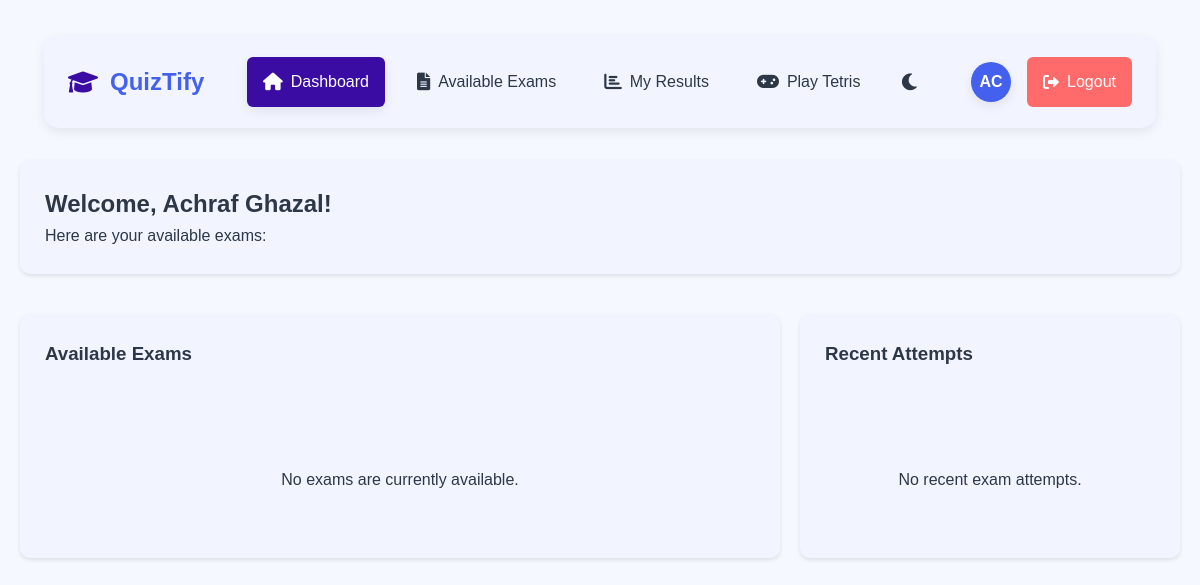
Page /student/dashboard.php (signed in) on the earlier database version.
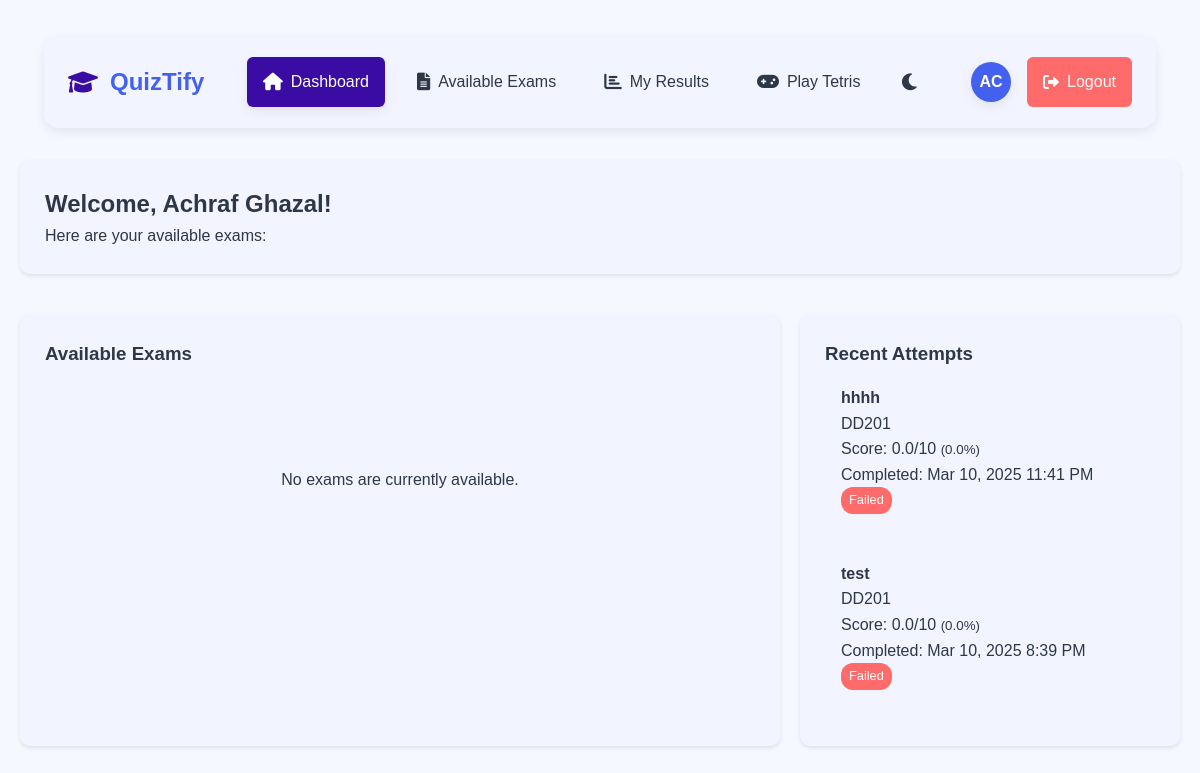
Same page on the later database version.
### tables this page shows
CREATE TABLE `exam_attempts` (
  `id` int(11) NOT NULL,
  `exam_id` int(11) NOT NULL,
  `student_id` int(11) NOT NULL,
  `start_time` datetime NOT NULL,
  `end_time` datetime DEFAULT NULL,
  `is_completed` tinyint(1) DEFAULT 0,
  `score` decimal(5,2) DEFAULT NULL,
  `graded_by` int(11) DEFAULT NULL,
  `created_at` timestamp NOT NULL DEFAULT current_timestamp(),
  `published` tinyint(1) NOT NULL DEFAULT 0,
  `teacher_feedback` text DEFAULT NULL,
  `graded_at` timestamp NULL DEFAULT NULL,
  `violations` int(11) DEFAULT 0
);

CREATE TABLE `exams` (
  `id` int(11) NOT NULL,
  `title` varchar(255) NOT NULL,
  `description` text DEFAULT NULL,
  `is_published` tinyint(1) NOT NULL DEFAULT 0,
  `start_date` datetime NOT NULL,
  `end_date` datetime NOT NULL,
  `created_by` int(11) NOT NULL,
  `created_at` timestamp NOT NULL DEFAULT current_timestamp(),
  `total_points` enum('10','20','40','100') NOT NULL DEFAULT '10',
  `attempts_allowed` int(11) NOT NULL DEFAULT 1,
  `passing_score` int(11) NOT NULL DEFAULT 60,
  `has_timer` tinyint(1) DEFAULT 0,
  `duration_minutes` int(11) DEFAULT NULL
);

CREATE TABLE `classrooms` (
  `id` int(11) NOT NULL,
  `teacher_id` int(11) NOT NULL,
  `name` varchar(100) NOT NULL,
  `department` varchar(100) NOT NULL,
  `description` text DEFAULT NULL,
  `created_at` timestamp NOT NULL DEFAULT current_timestamp()
);

### student/dashboard.php (the view, shortened to what this page needs)
<?php
try {
    $conn = getDBConnection();
    $student_id = $_SESSION['user_id'];
    $stmt = $conn->prepare("
        SELECT
            e.*,
            u.full_name as teacher_name,
            COUNT(DISTINCT q.id) as question_count,
            c.name as classroom_name,
            c.department,
            (
                SELECT COUNT(*)
                FROM exam_attempts
                WHERE exam_id = e.id AND student_id = ? AND is_completed = 1
            ) as attempts_taken,
            SUM(q.points) as total_points
        FROM exams e
        JOIN users u ON e.created_by = u.id
        JOIN exam_classrooms ec ON e.id = ec.exam_id
        JOIN classrooms c ON ec.classroom_id = c.id
        JOIN classroom_students cs ON c.id = cs.classroom_id
        LEFT JOIN questions q ON e.id = q.exam_id
        WHERE e.is_published = 1
        AND cs.student_id = ?
        AND e.end_date >= NOW()
        GROUP BY e.id
        ORDER BY e.start_date ASC
    ");
    $stmt->execute([$student_id, $student_id]);
    $availableExams = $stmt->fetchAll(PDO::FETCH_ASSOC);
    $stmt = $conn->prepare("
        SELECT
            ea.id as attempt_id,
            ea.start_time,
            ea.end_time,
            ea.score,
            e.title,
            e.total_points,
            c.name as classroom_name
        FROM exam_attempts ea
        JOIN exams e ON ea.exam_id = e.id
        JOIN exam_classrooms ec ON e.id = ec.exam_id
        JOIN classrooms c ON ec.classroom_id = c.id
        WHERE ea.student_id = ?
        AND ea.is_completed = 1
        ORDER BY ea.end_time DESC
        LIMIT 5
    ");
    $stmt->execute([$student_id]);
    $recentAttempts = $stmt->fetchAll(PDO::FETCH_ASSOC);
} catch (Exception $e) {
    error_log("Error in dashboard.php: " . $e->getMessage());
    $availableExams = [];
    $recentAttempts = [];
}
?>
<!DOCTYPE html>
<html lang="en">
<head>
    <link href='https://unpkg.com/boxicons@2.1.4/css/boxicons.min.css' rel='stylesheet'>
</head>
<body>
    <div class="container">
        <?php include '../includes/student-nav.php'; ?>
        <div class="content">
            <div class="welcome-section">
                <h2>Welcome, <?php echo htmlspecialchars($_SESSION['full_name']); ?>!</h2>
                <p>Here are your available exams:</p>
            </div>
            <div class="exam-list">
                <h3>Available Exams</h3>
                <?php if (empty($availableExams)): ?>
                    <div class="empty-state">
                        <i class='bx bx-book-open'></i>
                        <p>No exams are currently available.</p>
                    </div>
                <?php endif; ?>
            </div>
            <div class="recent-attempts">
                <h3>Recent Attempts</h3>
                <?php if (!empty($recentAttempts)): ?>
                    <?php foreach ($recentAttempts as $attempt): ?>
                        <div class="attempt-card">
                            <h4><?php echo htmlspecialchars($attempt['title']); ?></h4>
                            <p class="classroom-name"><?php echo htmlspecialchars($attempt['classroom_name']); ?></p>
                            <p>
                                Score:
                                <?= number_format(($attempt['score'] / 100) * $attempt['total_points'], 1) ?>/<?= $attempt['total_points'] ?>
                                <small class="percentage">(<?= number_format($attempt['score'], 1) ?>%)</small>
                            </p>
                            <p>Completed: <?php echo date('M j, Y g:i A', strtotime($attempt['end_time'])); ?></p>
                            <span class="badge <?php echo ($attempt['score'] >= ($attempt['total_points'] * 0.5)) ? 'badge-success' : 'badge-danger'; ?>">
                                <?php echo ($attempt['score'] >= ($attempt['total_points'] * 0.5)) ? 'Passed' : 'Failed'; ?>
                            </span>
                        </div>
                    <?php endforeach; ?>
                <?php else: ?>
                    <div class="empty-state">
                        <i class='bx bx-history'></i>
                        <p>No recent exam attempts.</p>
                    </div>
                <?php endif; ?>
            </div>
        </div>
    </div>
</body>
</html>

Differences in the rows shown:
added exam_attempts: exam.title "hhhh", classrooms.name "DD201", ($attempt['score']/100)*$attempt['total_points'] "0.0", exam.total_points "10", score "0.0", end_time "Mar 10, 2025 11:41 PM", shows "Failed"
added exam_attempts: exam.title "test", classrooms.name "DD201", ($attempt['score']/100)*$attempt['total_points'] "0.0", exam.total_points "10", score "0.0", end_time "Mar 10, 2025 8:39 PM", shows "Failed"
Other differences:
text no longer shown: "No recent exam attempts."
